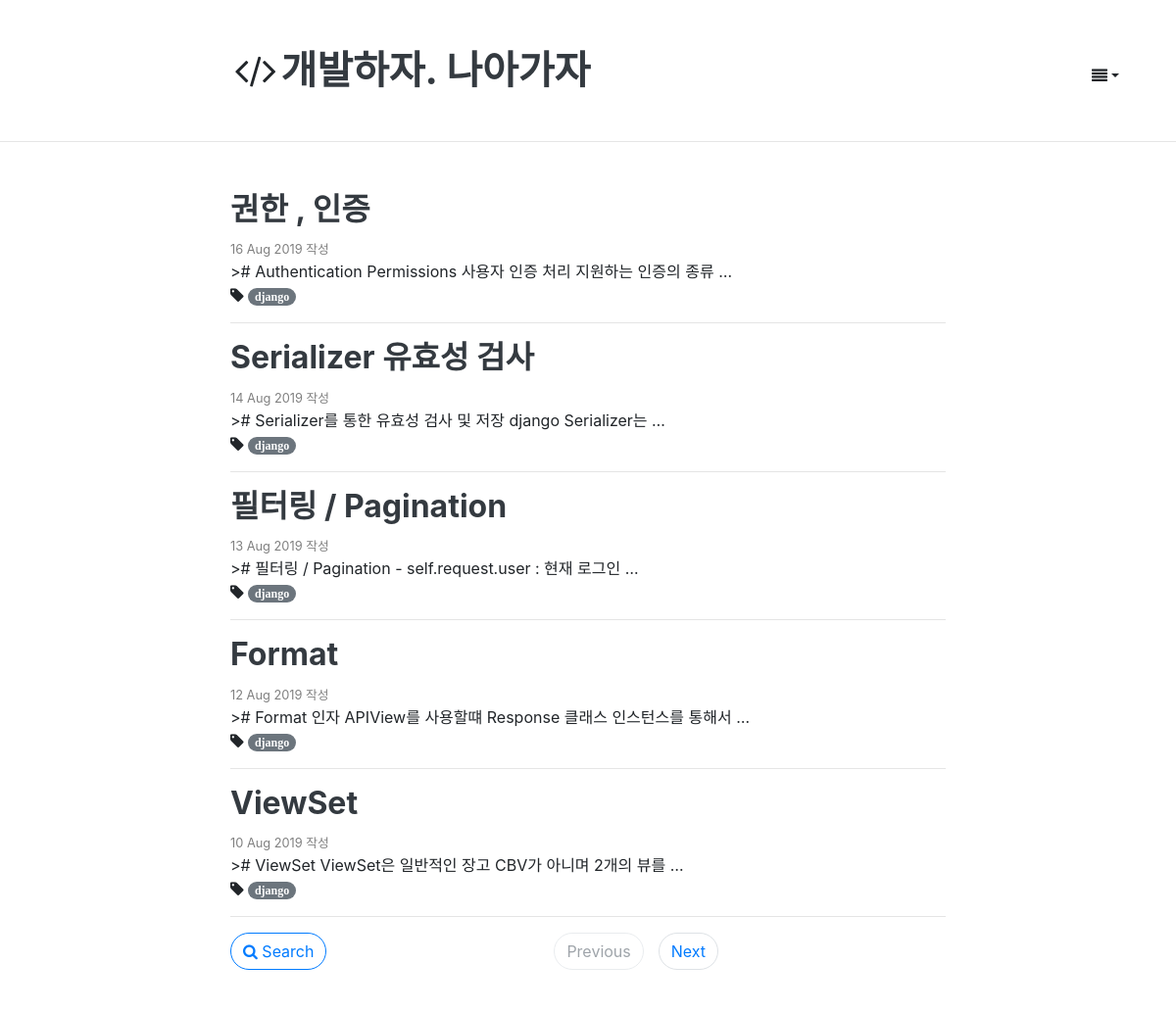
Screenshot of /blog/ with the database file from the repository.
### blog/models.py (models this page shows, shortened)
class Post(models.Model):
    title = models.CharField(max_length=100, verbose_name = 'Title' , help_text = 'Please enter a posting title')
    text = models.TextField(verbose_name='Contents')
    photo = ProcessedImageField(blank=True, upload_to = 'blog/post/%Y' ,processors = [Thumbnail(300,300)],format='JPEG' ,options={'quality': 60})
    created_date= models.DateTimeField(default =timezone.now)
    published_date = models.DateTimeField(blank=True , null=True)
    tags = models.CharField(max_length=100, blank=True)
    class Meta:
        ordering = ['-id']
    def get_absolute_url(self):
        return reverse('post_detail', args=[self.id])

### blog/views.py (the view)
# urls.py: path('', views.post_list , name='post_list'),
def post_list(request):
    posts = Post.objects.all()
    q = request.GET.get('q', '')
    if q:
        posts = posts.filter(title__icontains=q)
    paginator = Paginator(posts, 5)
    page = request.GET.get('page')
    try:
        posts = paginator.page(page)
    except PageNotAnInteger:
        posts = paginator.page(1)
    except EmptyPage:
        posts = paginator.page(paginator.num_pages)
    return render(request, 'blog/post_list.html', {
        'posts': posts
        , 'q': q,
    })

### blog/templates/blog/post_list.html (shortened to what this page needs)
{% extends 'blog/layout.html' %}
{% block content %}
    {% load static %}
    <link rel="stylesheet" type="text/css" href="{% static 'blog/post_list.css' %}"/>
    <div class="container">
        <div class="row">
         <div class="col-md-2"></div>
            <div class="col-md-8">
                {% for post in posts %}
                    <div class="blog-post">
                        <div class="blog-post-title">
                            <h2><a href="{{ post.get_absolute_url }}" class="text-dark"><b>{{ post.title }}</b></a>
                            </h2>
                        </div>
                        <div class="blog-post-meta">
                            <div class="post-author">
                                <small style="color:gray">{{ post.created_date|date:"d M Y" }} {{ user.username }} 작성
                                </small>
                            </div>
                        </div>
                        <div class="post-summary">>{{ post.text|truncatewords_html:9 }}</div>
                        <i class="fa fa-tag" title="tags">
                            {% if post.tags %}
                                <a class="badge badge-pill badge-secondary"
                                   href="{% url "post_tags" post.tags %}">{{ post.tags }}</a>
                            {% else %}
                                <a href=""></a>
                            {% endif %}
                        </i>
                        <hr/>
                    </div>
                {% endfor %}
                <div class="clearfix">
                    <a role="button" href="" class="float-left btn btn-outline-primary rounded-pill "
                       data-toggle="modal"
                       data-target="#searchModal" onclick="return false;">
                        <i class="fa fa-search"></i>
                        <span>Search</span>
                    </a>
                    <ul class="pagination justify-content-center">
                        {% if posts.has_previous %}
                            <li class="page-item">
                                <a href="?page={{ posts.previous_page_number }}&q={{ request.GET.q }}"
                                   class="btn page-link rounded-pill">Previous</a>
                            </li>
                        {% else %}
                            <li class="page-item">
                                <a href="" class="btn page-link rounded-pill text-muted disabled"
                                   aria-disabled="true">Previous</a>
                            </li>
                        {% endif %}
                        {% if posts.has_next %}
                            <li class="page-item">
                                <a href="?page={{ posts.next_page_number }}&q={{ request.GET.q }}"
                                   class="btn page-link rounded-pill">Next</a>
                            </li>
                        {% else %}
                            <li class="page-item">
                                <a href="" class="btn page-link rounded-pill text-muted disabled"
                                   aria-disabled="true">Next</a>
                            </li>
                        {% endif %}
                    </ul>
                </div>
            </div>
        </div>
    </div>
{% endblock %}

### templates/layout.html (style rules this page uses)
html { position: relative; min-height: 100%; }
body { margin-bottom: 60px; min-height: 100%; }

### rows the page displays
Post: title "권한 , 인증", created_date "16 Aug 2019", text "# Authentication Permissions 사용자 인증 처리 지원하는 인증의 종류 …", tags "django"
Post: title "Serializer 유효성 검사", created_date "14 Aug 2019", text "# Serializer를 통한 유효성 검사 및 저장 django Serializer는 …", tags "django"
Post: title "필터링 / Pagination", created_date "13 Aug 2019", text "# 필터링 / Pagination - self.request.user : 현재 로그인 …", tags "django"
Post: title "Format", created_date "12 Aug 2019", text "# Format 인자 APIView를 사용할떄 Response 클래스 인스턴스를 통해서 …", tags "django"
Post: title "ViewSet", created_date "10 Aug 2019", text "# ViewSet ViewSet은 일반적인 장고 CBV가 아니며 2개의 뷰를 …", tags "django"
